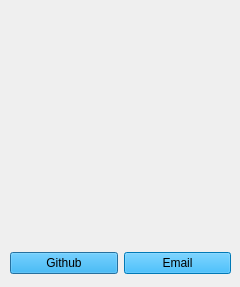
<?xml version="1.0" encoding="UTF-8"?>
<ui version="4.0">
 <class>Sobre</class>
 <widget class="QDialog" name="Sobre">
  <property name="geometry">
   <rect>
    <x>0</x>
    <y>0</y>
    <width>240</width>
    <height>287</height>
   </rect>
  </property>
  <property name="windowTitle">
   <string>Dialog</string>
  </property>
  <widget class="QLabel" name="sobre">
   <property name="geometry">
    <rect>
     <x>10</x>
     <y>120</y>
     <width>221</width>
     <height>121</height>
    </rect>
   </property>
   <property name="styleSheet">
    <string notr="true">font: 14pt &quot;Ink Free&quot;;
color: rgb(0, 0, 0);</string>
   </property>
   <property name="text">
    <string/>
   </property>
   <property name="wordWrap">
    <bool>true</bool>
   </property>
  </widget>
  <widget class="QLabel" name="photo">
   <property name="geometry">
    <rect>
     <x>70</x>
     <y>10</y>
     <width>100</width>
     <height>100</height>
    </rect>
   </property>
   <property name="text">
    <string/>
   </property>
   <property name="pixmap">
    <pixmap resource="scr.qrc">:/img/edu.png</pixmap>
   </property>
   <property name="scaledContents">
    <bool>true</bool>
   </property>
  </widget>
  <widget class="QWidget" name="">
   <property name="geometry">
    <rect>
     <x>10</x>
     <y>250</y>
     <width>221</width>
     <height>26</height>
    </rect>
   </property>
   <layout class="QHBoxLayout" name="horizontalLayout">
    <item>
     <widget class="QPushButton" name="github">
      <property name="styleSheet">
       <string notr="true">background-color: rgb(0, 170, 255);
font: 8pt &quot;Helvetica-Narrow&quot;;
</string>
      </property>
      <property name="text">
       <string>Github</string>
      </property>
     </widget>
    </item>
    <item>
     <widget class="QPushButton" name="email">
      <property name="styleSheet">
       <string notr="true">background-color: rgb(0, 170, 255);
font: 8pt &quot;Helvetica-Narrow&quot;;</string>
      </property>
      <property name="text">
       <string>Email</string>
      </property>
     </widget>
    </item>
   </layout>
  </widget>
 </widget>
 <resources>
  <include location="scr.qrc"/>
 </resources>
 <connections/>
</ui>
